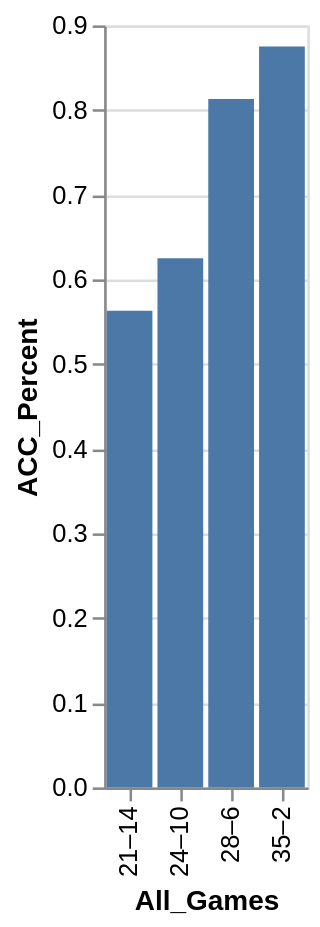

Source (Vega-Lite JSON):
### Vega-Lite specification from a JSON file in a GitHub repository (floating-point values rounded to 4 significant figures)
{"data": {"values": [{"x_data": "35–2", "y_data": 0.875}, {"x_data": "28–6", "y_data": 0.813}, {"x_data": "24–10", "y_data": 0.625}, {"x_data": "21–14", "y_data": 0.563}]}, "mark": "bar", "encoding": {"x": {"field": "x_data", "type": "nominal", "title": "All_Games", "sort": "ascending"}, "y": {"field": "y_data", "type": "quantitative", "title": "ACC_Percent"}}}
